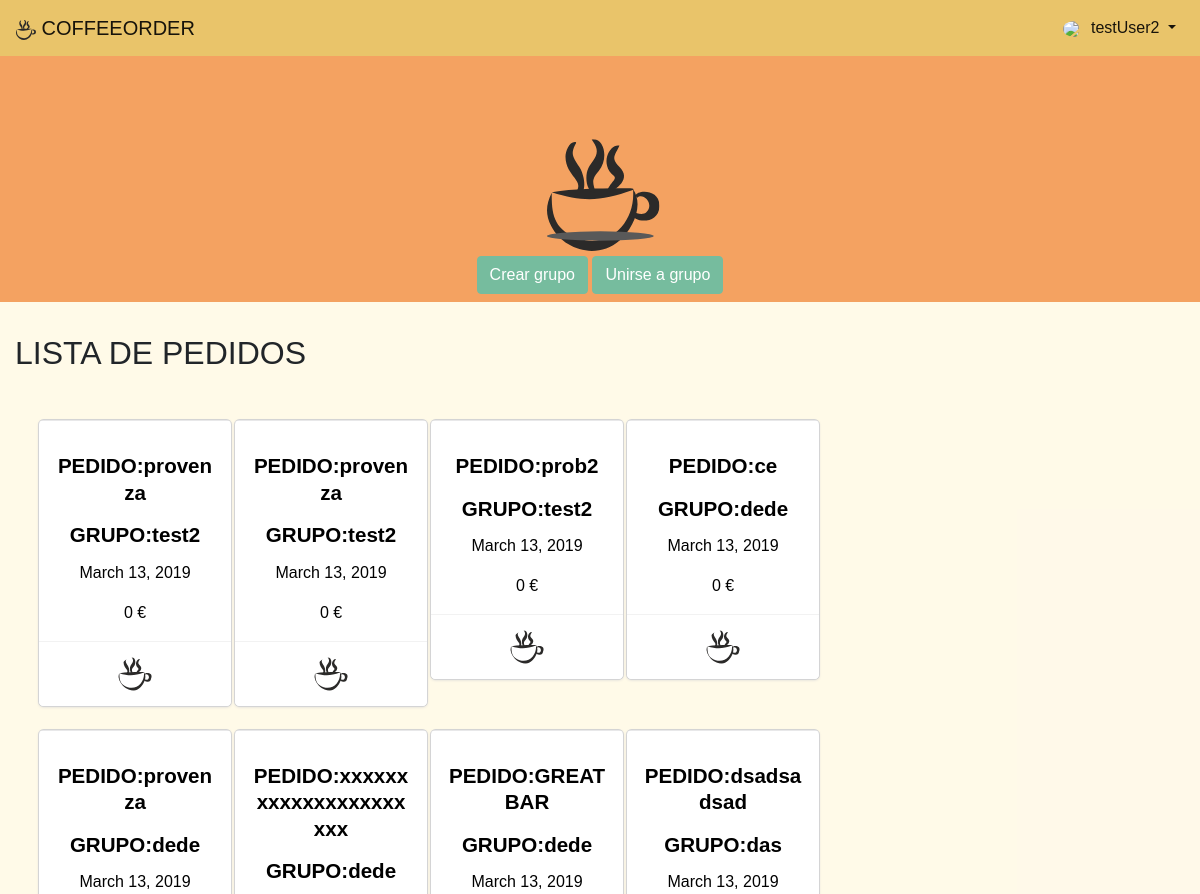
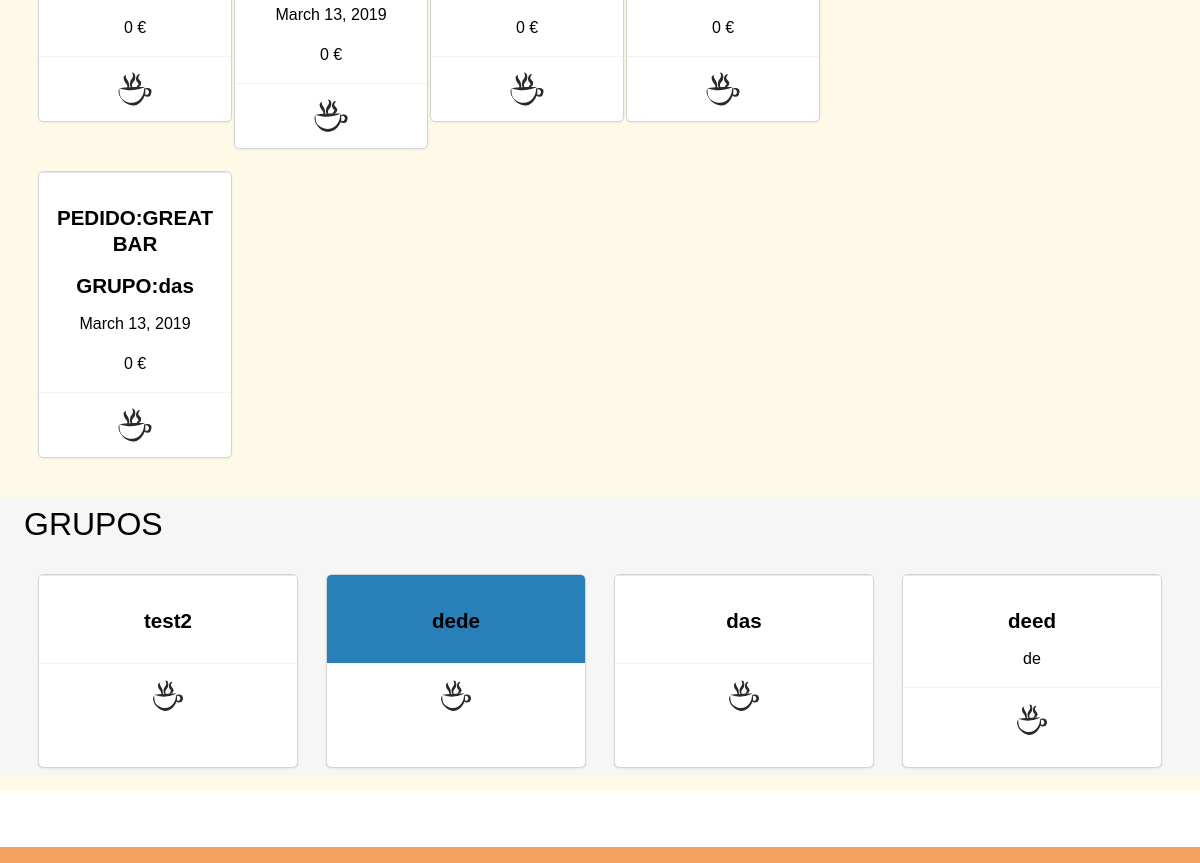
The app's page / (signed in), older data (2 pictures, top to bottom).
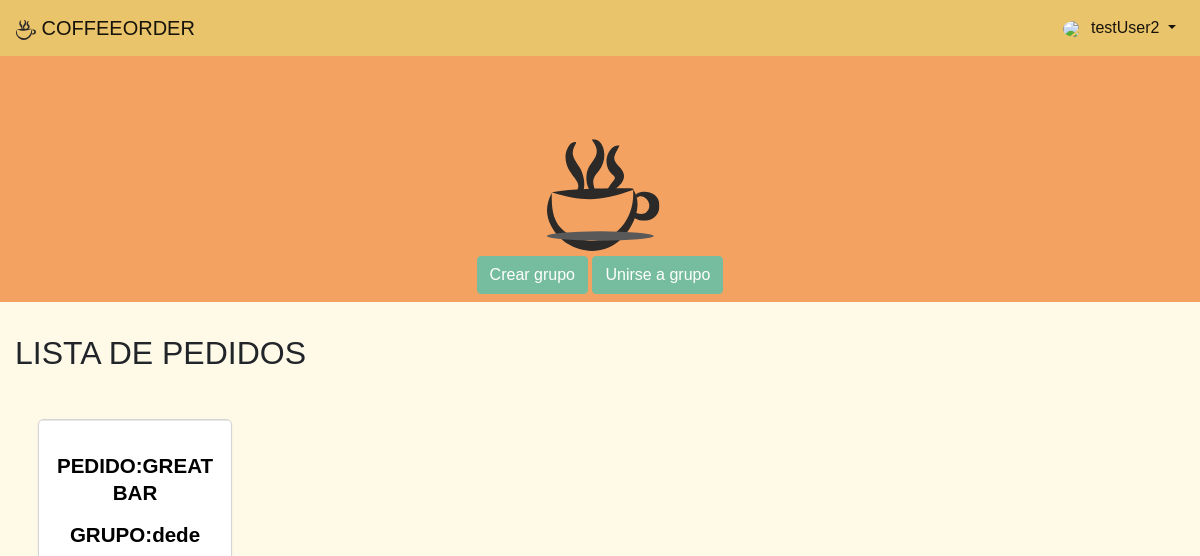
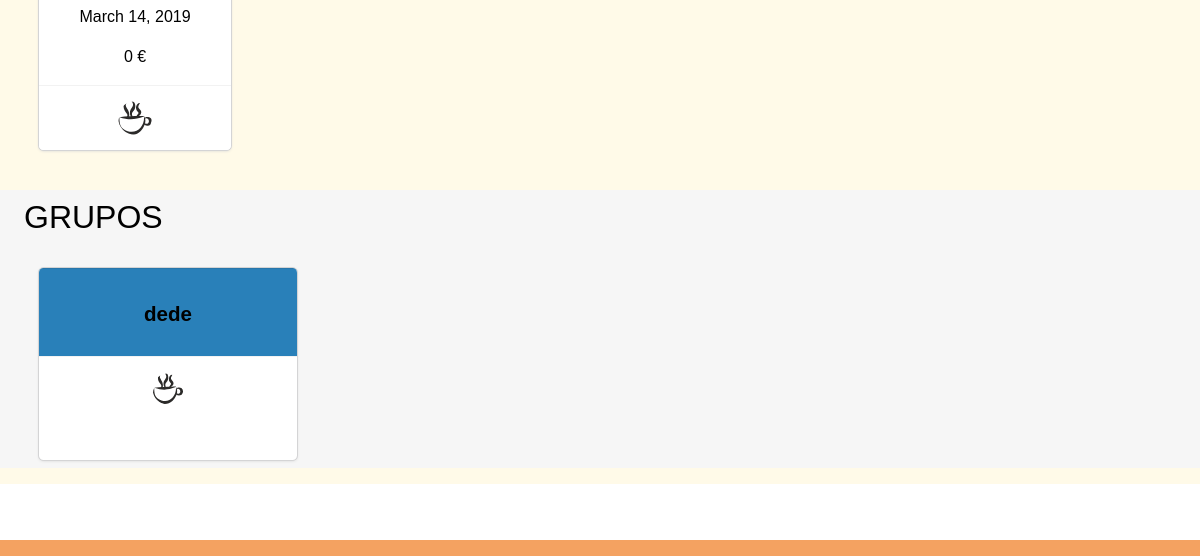
The same page, newer data (2 pictures, top to bottom).
### coffeeorder_app/model/orderlist.py (models this page shows)
class OrderList(models.Model):
    class Meta:
        pass
    created = models.DateField(blank=True)
    expiration = models.DateField(blank=True)
    total_prize = models.IntegerField(default=0)
    order_bar = models.ForeignKey(Bar, related_name='Bar', on_delete=models.PROTECT)
    order_group = models.ForeignKey(UserGroup, related_name='UserGroup', on_delete=models.PROTECT)

### coffeeorder_app/model/bar.py (models this page shows, shortened)
class Bar(models.Model):
    class Meta:
        pass
    bar_name = models.CharField(max_length=100)
    bar_description = models.TextField(max_length=500, null=True, blank=True)
    bar_color = models.CharField(max_length=100, default="yellow")
    bar_official = models.BooleanField(default=False)

### account_app/models.py (models this page shows, shortened)
class UserGroup(models.Model):
    group_name = models.CharField(max_length=100, unique=True)
    group_description = models.TextField(max_length=220, blank=True)
    max_members = models.IntegerField(default=15)
    group_color = models.CharField(max_length=100, default="white")
    group_code = models.CharField(max_length=100)
    closed = models.BooleanField(default=False)
    group_admin = models.ManyToManyField(User, related_name='groupAdmin')
    group_members = models.ManyToManyField(User, related_name='groupMembers')
    group_bar = models.ManyToManyField(Bar, related_name='group_bar')

### coffeeorder_app/views.py (the view)
# urls.py: path('', cviews.index, name='index'),
def index(request):
    data = {}
    if request.user.is_authenticated:
        groupForm = JoinGroupForm()
        groups = UserGroup.objects.filter(group_members=request.user).values()
        order_list = []
        for g in groups:
            orders= OrderList.objects.filter(order_group_id=g['id'])
            for o in orders:
                order_list.append(o)
        if request.method == 'POST':
            warning = {
                        '0': 'Te has unido al grupo!',
                        '1': 'Grupo no existente',
                        '2': 'Ya perteneces al grupo',
                        '3': 'El grupo esta lleno',
                        '4': 'Error',
            }
            group_form_post = JoinGroupForm(request.POST)
            codigo_obt = request.POST.get('group_code')
            print(codigo_obt)
            if group_form_post.is_valid():
                print("valid")
                if UserGroup.objects.filter(group_code=codigo_obt).exists():
                    group_to_join = UserGroup.objects.get(group_code=codigo_obt)
                    members = group_to_join.group_members.count()
                    print("valid2")
                    if (members+1) <= group_to_join.max_members:
                        if group_to_join.group_members.filter(pk=request.user.pk).exists():
                            return render(request, 'coffeeorder_app/home.html', {'groups': groups, 'join_group_form': groupForm, 'warning': warning['2'],'order_list':order_list})
                        else:
                            group_to_join.group_members.add(request.user)
                            group_to_join.save()
                            return render(request, 'coffeeorder_app/home.html', {'groups': groups, 'join_group_form': groupForm, 'warning': warning['0'],'order_list':order_list})
                    else:
                        return render(request, 'coffeeorder_app/home.html', {'groups': groups, 'join_group_form': groupForm, 'warning': warning['3'],'order_list':order_list})
                else:
                    return render(request, 'coffeeorder_app/home.html', {'groups': groups, 'join_group_form': groupForm, 'warning': warning['1'],'order_list':order_list})
            else:
                print("form no valid")
                return render(request, 'coffeeorder_app/home.html', {'groups': groups, 'join_group_form': groupForm, 'warning': warning['4'],'order_list':order_list})
        else:
            return render(request, 'coffeeorder_app/home.html', {'groups':groups, 'join_group_form': groupForm,'order_list':order_list})
    else:
        return render(request, 'account_app/login.html')

### coffeeorder_app/templates/coffeeorder_app/home.html (shortened to what this page needs)
{% extends "base.html" %}
{% load staticfiles %}
{% block head_css_page %}
    <link href="{% static 'css/coffee.css' %}" rel="stylesheet" media="screen">
    <link href="{% static 'css/login.css' %}" rel="stylesheet" media="screen">
{% endblock head_css_page %}
{% block content %}
    <div class="jumbotron text-center">
        <div class="figure col-12" >
                    <svg class="figure-space coffee-home"  viewBox="0 0 300 300" aria-hidden="true">
                        <image class="coffee-logo" x="35%" y="25%" xlink:href="{% static 'images/svgs/1coffee.svg'%}" />
                        <ellipse fill="#595959" cx="185" cy="270" rx="80" ry="7"/>
                    </svg>
                </div>
        {% if user.is_authenticated %}
            <a role="button" class="btn btn-primary"  href="{% url 'account_app:create_group' %}"> Crear grupo</a>
            <a role="button" class="btn btn-primary"  onclick="show_code()"> Unirse a grupo</a>
        {% endif %}
    </div>
    <div class="container-fluid">
        <div class="row">
            <div class="col-8">
                <h2>LISTA DE PEDIDOS</h2>
                    <div class="card-container col-12">
                        <div class="row">
                        {% for order in order_list %}
                            <div class="col-12 col-md-6  col-lg-3 mt-4">
                                <a href="#">
                                    <div class="card">
                                        <div class="card-block" style="background-color:{{ bar.bar_color }};">
                                            <h4 class="card-title mt-3">PEDIDO:{{ order.order_bar.bar_name| default:""}}</h4>
                                             <h2 class="card-title mt-3">GRUPO:{{order.order_group.group_name }}</h2>
                                            <p class="card-text">{{ order.created}}</p>
                                            <p class="card-text">{{ order.total_prize }} €</p>
                                        </div>
                                         <div class="card-footer">
                                            {% if admin %}
                                            <a class="btn  float-right btn-sm btn-danger"
                                           href="{% url 'coffeeorder_app:delete_order_list' group.id order.id %}">ELIMINAR</a>
                                         {% else%}
                                            <img class="card-logo" src="/static/images/svgs/1coffee.svg">
                                            {% endif %}
                                        </div>
                                    </div>
                                </a>
                            </div>
                        {% endfor %}
                   </div>
                </div>
            </div>
        </div>
    </div>
   {% if groups %}
    <div class="container-fluid bg-grey">
            {% if user.is_authenticated %}
                <div class="card-container">
                <div class="row"> <h2 >GRUPOS</h2></div>
                <div class="row">
                    {% for group in groups %}
                        <div class="col-12 col-md-4 col-lg-3 mt-4 ">
                          <a href="{% url 'account_app:get_group_page' group.id %}">
                            <div class="card" >
                                <div class="card-block" style="background-color:{{ group.group_color}};">
                                    <h4 class="card-title mt-3">{{ group.group_name }}</h4>
                                     <p class="card-text">{{ group.group_description }}</p>
                                </div>
                                <div class="card-footer">
                                    <img class="card-logo" src="/static/images/svgs/1coffee.svg">
                                </div>
                            </div>
                              </a>
                        </div>
                     {% endfor %}
                </div>
                </div>
            {% else %}
                <a role="button" class="btn btn-primary"  href="#"><span
                        class="glyphicon glyphicon-plus-sign"></span> Crear grupo</a>
            {% endif %}
    </div>
 {% endif %}
    </div>
{% endblock %}

### templates/base.html (shortened to what this page needs)
<!DOCTYPE html>
{% load staticfiles %}
<html>
<head>
    {% block head_css %}
        {% block head_css_site %}
            <link href="{% static 'css/bootstrap.min.css' %}" rel="stylesheet" media="screen">
            <link href="{% static 'css/basic.css' %}" rel="stylesheet" media="screen">
            <link href="{% static 'css/coffee-icon.css' %}" rel="stylesheet" media="screen">
            <link href="{% static 'css/coffee.css' %}" rel="stylesheet" media="screen">
        {% endblock head_css_site %}
        {% block head_css_page %}{% endblock head_css_page %}
    {% endblock head_css %}
</head>
<body>
<header>
    {% if user.is_authenticated %}
        <nav class="navbar navbar-expand-lg navbar-light ">
        <a class="navbar-brand" href="{% url 'index' %}">
            <div class="figure col-12">
                <img class="brand-logo" src="{% static 'images/svgs/1coffee.svg' %}"/>
                <span>COFFEEORDER</span>
            </div>
        </a>
        <div class="collapse navbar-collapse" id="navbarText">
            <ul class="navbar-nav ml-auto">
                <li class="nav-item dropdown">
                    <a class="nav-link dropdown-toggle  active" data-toggle="dropdown" href="#" role="button"
                       aria-haspopup="true" aria-expanded="false">
                        {% if request.session.profile_pic %}
                            <img class="avatar-img-nav"
                                 src="{% static 'images/profile_pics/' %}{{ request.session.profile_pic }}">
                        {% else %}
                            <img class="avatar-img-nav" src="{% static 'images/profile_pics/avatar0.png' %}">
                        {% endif %}
                        {{ request.user.username }}
                        </a>
                </li>
            </ul>
        </div>
    {% endif %}
    </nav>
</header>
<div class="content-container">
    {% block content %}
    {% endblock content %}
{% if user.is_authenticated %}
    <footer class="footer navbar">
    </footer>
{% endif %}
</body>
</html>

### static/css/basic.css (style rules this page uses)
:root { --japanese-indigo: #264653; --jungle-green: #2A9D8F; --hansa-yellow: #E9C46A; --sandy-brown: #F4A261; --sandy-brown-light: #f9ac6e; --light-red-orchre: #E76F51; --main-txt-color: blue; --main-padding: 15px; }
html, body { font-family: Verdana, Geneva, sans-serif; height: 100%; position: relative; }
footer { margin-top:3.5em; width: 100%; height: auto; background-color: var(--sandy-brown); border-radius: 0 !important; }
.brand-logo { width: 1em; }
.content-container { min-height: 90vh; overflow: hidden; display: block; position: relative; background-color: #ffc8241a; }
.jumbotron { background-color: var(--sandy-brown); color: #ffffff; padding: 0 0.5em 0.5em 0.5em; border-radius: 0; }
.bg-grey { background-color: #f6f6f6; }
.jumbotron .btn-primary { background: #76bc9e; border-color: #76bc9e }
.avatar-img-nav { width: 2em; border-radius: 50% }
.avatar-img-nav, .glyphicon-user { padding-right: 0.5em; }
nav { background-color: var( --hansa-yellow); }

### coffeeorder_app/static/css/coffee.css (style rules this page uses)
.card { min-height:12em; min-width:12em; font-size: 1em; overflow: hidden; padding: 0; border: none; border-radius: .28571429rem; box-shadow: 0 1px 3px 0 #d4d4d5, 0 0 0 1px #d4d4d5; }
.card-logo { border-radius: 50%; width: 2.5em; height: 2.5em; padding: 2%; }
.card-block { font-size: 1em; position: relative; margin: 0; padding: 1em; text-align:center; border: none; border-top: 1px solid rgba(34, 36, 38, .1); box-shadow: none; }
.card-footer { font-size: 1em; text-align: center; top: 0; left: 0; max-width: 100%; padding: .75em 1em; color: rgba(0, 0, 0, .4); border-top: 1px solid rgba(0, 0, 0, .05) !important; background: #fff; }
.card-title { font-size: 1.28571429em; font-weight: 700; line-height: 1.2857em; }
.card-container { margin:1em; padding:0.5em; color:black; }
.card-container a { color:black; text-decoration: none!important; }

Row changes from the older to the newer data that the page shows:
removed OrderList: order_bar.bar_name "provenza", order_group.group_name "test2", created "March 13, 2019", total_prize "0"
removed OrderList: order_bar.bar_name "provenza", order_group.group_name "test2", created "March 13, 2019", total_prize "0"
removed OrderList: order_bar.bar_name "prob2", order_group.group_name "test2", created "March 13, 2019", total_prize "0"
removed OrderList: order_bar.bar_name "ce", order_group.group_name "dede", created "March 13, 2019", total_prize "0"
removed OrderList: order_bar.bar_name "provenza", order_group.group_name "dede", created "March 13, 2019", total_prize "0"
removed OrderList: order_bar.bar_name "xxxxxxxxxxxxxxxxxxxxxx", order_group.group_name "dede", created "March 13, 2019", total_prize "0"
removed OrderList: order_bar.bar_name "GREAT BAR", order_group.group_name "dede", created "March 13, 2019", total_prize "0"
removed OrderList: order_bar.bar_name "dsadsadsad", order_group.group_name "das", created "March 13, 2019", total_prize "0"
removed OrderList: order_bar.bar_name "GREAT BAR", order_group.group_name "das", created "March 13, 2019", total_prize "0"
removed UserGroup: group_name "test2"
removed UserGroup: group_name "das"
removed UserGroup: group_name "deed", group_description "de"
added OrderList: order_bar.bar_name "GREAT BAR", order_group.group_name "dede", created "March 14, 2019", total_prize "0"
